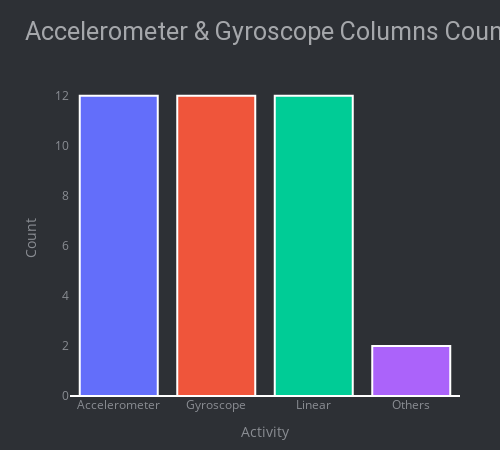

The cell this chart's notebook holds for it:
### Code cell
# Accelerometer & Gyroscope Columns Counts
lin = 0
acc = 0
gyro = 0
other = 0

for value in df_train.columns:
    if "Linear" in str(value):
        lin += 1
    elif "Acc" in str(value):
        acc += 1
    elif "Gyro" in str(value):
        gyro += 1
    else:
        other += 1

graph = go.Bar(x=['Accelerometer', 'Gyroscope', "Linear", 'Others'], y=[acc,gyro,lin,other], marker = dict(color = colors))
layout = go.Layout(
    height=450, width=500,
    title = 'Accelerometer & Gyroscope Columns Counts',
    xaxis = dict(title = 'Activity', tickangle=0, showgrid=False),
    yaxis = dict(title = 'Count', showgrid=False),
    plot_bgcolor='#2d3035', paper_bgcolor='#2d3035',
    title_font=dict(size=25, color='#a5a7ab', family='roboto'),
    margin=dict(t=80, b=30, l=70, r=40),
    font=dict(color='#8a8d93'))
fig = go.Figure(data=[graph], layout = layout)
fig.update_traces(textfont=dict(color='#fff'), marker=dict(line=dict(color='#ffffff', width=2)))

iplot(fig)

### Figure 1 — Plotly figure (JSON) as saved in the notebook; plotly's stock layout.template omitted (floating-point values rounded to 4 significant figures)
{"data": [{"marker": {"color": ["#636EFA", "#EF553B", "#00CC96", "#AB63FA", "#FFA15A", "#19D3F3", "#FF6692", "#B6E880", "#FF97FF", "#FECB52"], "line": {"color": "#ffffff", "width": 2}}, "textfont": {"color": "#fff"}, "type": "bar", "x": ["Accelerometer", "Gyroscope", "Linear", "Others"], "y": [12, 12, 12, 2]}], "layout": {"font": {"color": "#8a8d93"}, "height": 450, "margin": {"b": 30, "l": 70, "r": 40, "t": 80}, "paper_bgcolor": "#2d3035", "plot_bgcolor": "#2d3035", "title": {"font": {"color": "#a5a7ab", "family": "roboto", "size": 25}, "text": "Accelerometer & Gyroscope Columns Counts"}, "width": 500, "xaxis": {"showgrid": false, "tickangle": 0, "title": {"text": "Activity"}}, "yaxis": {"showgrid": false, "title": {"text": "Count"}}}}
